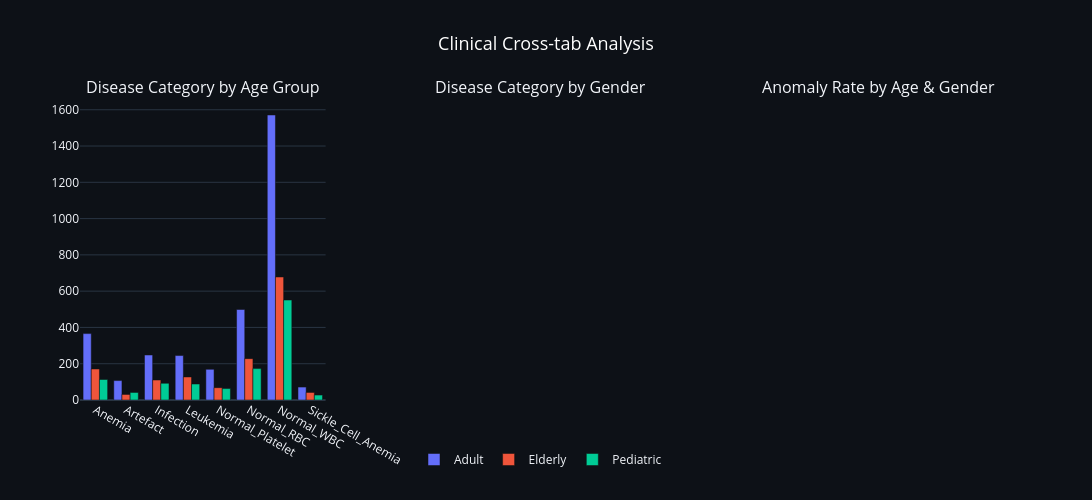

Here is the notebook cell this chart was saved with:
### Markdown cell above
### 3.3 — Patient Demographics Analysis

### Code cell
# ─── Clinical Cross-tab Analysis — Interactive Plotly ───
import plotly.graph_objects as go
from plotly.subplots import make_subplots

fig = make_subplots(
    rows=1, cols=3,
    subplot_titles=(
        'Disease Category by Age Group',
        'Disease Category by Gender',
        'Anomaly Rate by Age & Gender'
    ),
    horizontal_spacing=0.1
)

# 1: Disease x Age Group
ct_age = pd.crosstab(df['disease_category'], df['patient_age_group'])
for i, age_grp in enumerate(ct_age.columns):
    fig.add_trace(go.Bar(
        x=ct_age.index, y=ct_age[age_grp],
        name=str(age_grp),
        hovertemplate='%{x}<br>Count: %{y}<extra>' + str(age_grp) + '</extra>',
    ), row=1, col=1)

# 2: Disease x Gender
if 'patient_gender' in df.columns:
    ct_gen = pd.crosstab(df['disease_category'], df['patient_gender'])
    for g in ct_gen.columns:
        fig.add_trace(go.Bar(
            x=ct_gen.index, y=ct_gen[g],
            name=str(g), showlegend=True,
            hovertemplate='%{x}<br>Count: %{y}<extra>' + str(g) + '</extra>',
        ), row=1, col=2)

# 3: Anomaly rate heatmap by Age & Gender
if 'patient_gender' in df.columns and 'patient_age_group' in df.columns:
    pivot = df.pivot_table(values='anomaly_label', index='patient_gender',
                           columns='patient_age_group', aggfunc='mean') * 100
    fig.add_trace(go.Heatmap(
        z=pivot.values,
        x=[str(c) for c in pivot.columns],
        y=pivot.index.tolist(),
        colorscale='RdYlGn_r',
        text=[[f'{v:.1f}%' for v in row] for row in pivot.values],
        texttemplate='%{text}',
        hovertemplate='Gender: %{y}<br>Age: %{x}<br>Anomaly Rate: %{z:.1f}%<extra></extra>',
        showscale=True,
        colorbar=dict(title='Anomaly %', x=1.02)
    ), row=1, col=3)

fig.update_layout(
    template='plotly_dark',
    barmode='group',
    height=500, width=1200,
    title=dict(text='Clinical Cross-tab Analysis',
               font=dict(size=18, color='white'), x=0.5),
    paper_bgcolor='#0D1117', plot_bgcolor='#0D1117',
    legend=dict(x=0.5, y=-0.15, xanchor='center', orientation='h'),
    margin=dict(t=100, b=100)
)

fig.show()

print('\nKey Observations:')
print('   - Disease distribution is fairly uniform across age groups.')
print('   - No significant gender bias in anomaly rates.')

### Figure 1 — Plotly figure (JSON) as saved in the notebook; plotly's stock layout.template omitted (floating-point values rounded to 4 significant figures)
{"data": [{"hovertemplate": "%{x}<br>Count: %{y}<extra>Adult</extra>", "name": "Adult", "type": "bar", "x": ["Anemia", "Artefact", "Infection", "Leukemia", "Normal_Platelet", "Normal_RBC", "Normal_WBC", "Sickle_Cell_Anemia"], "xaxis": "x", "y": [366, 107, 248, 245, 169, 499, 1571, 71], "yaxis": "y"}, {"hovertemplate": "%{x}<br>Count: %{y}<extra>Elderly</extra>", "name": "Elderly", "type": "bar", "x": ["Anemia", "Artefact", "Infection", "Leukemia", "Normal_Platelet", "Normal_RBC", "Normal_WBC", "Sickle_Cell_Anemia"], "xaxis": "x", "y": [171, 31, 110, 127, 68, 228, 678, 42], "yaxis": "y"}, {"hovertemplate": "%{x}<br>Count: %{y}<extra>Pediatric</extra>", "name": "Pediatric", "type": "bar", "x": ["Anemia", "Artefact", "Infection", "Leukemia", "Normal_Platelet", "Normal_RBC", "Normal_WBC", "Sickle_Cell_Anemia"], "xaxis": "x", "y": [113, 42, 92, 88, 63, 173, 551, 27], "yaxis": "y"}], "layout": {"annotations": [{"font": {"size": 16}, "showarrow": false, "text": "Disease Category by Age Group", "x": 0.1333, "xanchor": "center", "xref": "paper", "y": 1, "yanchor": "bottom", "yref": "paper"}, {"font": {"size": 16}, "showarrow": false, "text": "Disease Category by Gender", "x": 0.5, "xanchor": "center", "xref": "paper", "y": 1, "yanchor": "bottom", "yref": "paper"}, {"font": {"size": 16}, "showarrow": false, "text": "Anomaly Rate by Age & Gender", "x": 0.8667, "xanchor": "center", "xref": "paper", "y": 1, "yanchor": "bottom", "yref": "paper"}], "barmode": "group", "height": 500, "legend": {"orientation": "h", "x": 0.5, "xanchor": "center", "y": -0.15}, "margin": {"b": 100, "t": 100}, "paper_bgcolor": "#0D1117", "plot_bgcolor": "#0D1117", "title": {"font": {"color": "white", "size": 18}, "text": "Clinical Cross-tab Analysis", "x": 0.5}, "width": 1200, "xaxis": {"anchor": "y", "domain": [0, 0.2667]}, "xaxis2": {"anchor": "y2", "domain": [0.3667, 0.6333]}, "xaxis3": {"anchor": "y3", "domain": [0.7333, 1]}, "yaxis": {"anchor": "x", "domain": [0, 1]}, "yaxis2": {"anchor": "x2", "domain": [0, 1]}, "yaxis3": {"anchor": "x3", "domain": [0, 1]}}}
